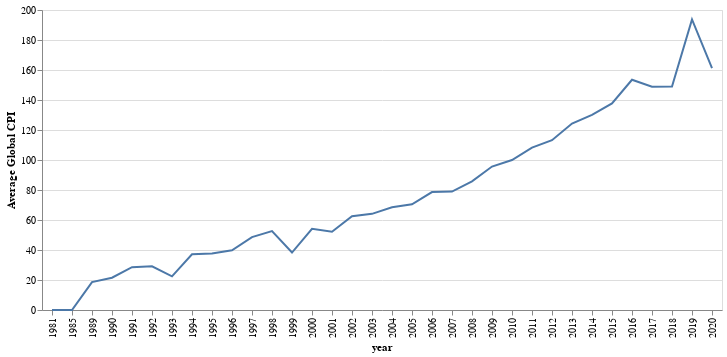

Notebook code cell kept with this figure:
### Markdown cell above
#### 1) `Average CPI` against `year`

### Code cell
line_plot1(data_tidy)

### Figure 1 — Vega-Lite specification as saved in the notebook (floating-point values rounded to 4 significant figures)
{"config": {"view": {"continuousWidth": 400, "continuousHeight": 300}}, "data": {"name": "data-0beff4e70534b54c9af2c0f91f888d14"}, "mark": "line", "encoding": {"x": {"field": "year", "type": "nominal"}, "y": {"field": "cpi2010", "title": "Average Global CPI", "type": "quantitative"}}, "$schema": "https://vega.github.io/schema/vega-lite/v4.17.0.json", "datasets": {"data-0beff4e70534b54c9af2c0f91f888d14": [{"year": 1981, "cpi2010": 0.0}, {"year": 1985, "cpi2010": 0.0}, {"year": 1989, "cpi2010": 18.57}, {"year": 1990, "cpi2010": 21.49}, {"year": 1991, "cpi2010": 28.52}, {"year": 1992, "cpi2010": 29.13}, {"year": 1993, "cpi2010": 22.43}, {"year": 1994, "cpi2010": 37.19}, {"year": 1995, "cpi2010": 37.65}, {"year": 1996, "cpi2010": 39.82}, {"year": 1997, "cpi2010": 48.62}, {"year": 1998, "cpi2010": 52.64}, {"year": 1999, "cpi2010": 38.3}, {"year": 2000, "cpi2010": 54.08}, {"year": 2001, "cpi2010": 52.12}, {"year": 2002, "cpi2010": 62.47}, {"year": 2003, "cpi2010": 64.11}, {"year": 2004, "cpi2010": 68.5}, {"year": 2005, "cpi2010": 70.44}, {"year": 2006, "cpi2010": 78.62}, {"year": 2007, "cpi2010": 78.92}, {"year": 2008, "cpi2010": 85.82}, {"year": 2009, "cpi2010": 95.65}, {"year": 2010, "cpi2010": 100.0}, {"year": 2011, "cpi2010": 108.2}, {"year": 2012, "cpi2010": 113.2}, {"year": 2013, "cpi2010": 124.3}, {"year": 2014, "cpi2010": 130.1}, {"year": 2015, "cpi2010": 137.7}, {"year": 2016, "cpi2010": 153.5}, {"year": 2017, "cpi2010": 148.9}, {"year": 2018, "cpi2010": 149.0}, {"year": 2019, "cpi2010": 193.7}, {"year": 2020, "cpi2010": 161.3}]}}
